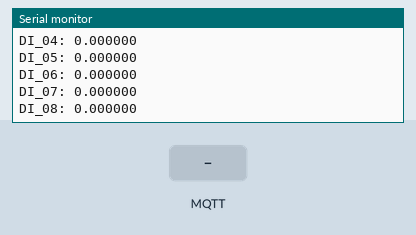
This sketch was run on a simulated ESP32. Parts: the last lines printed to the serial monitor. The test bench sets the inputs (shaded band). WiFi joins after 1.5 s; servers stay silent unless stated; no MQTT or app messages arrive unless stated.

Above: at 2.7 s.
2.8 s: MQTT message "1" arrives on the first subscribed topic
At 4.4 s:
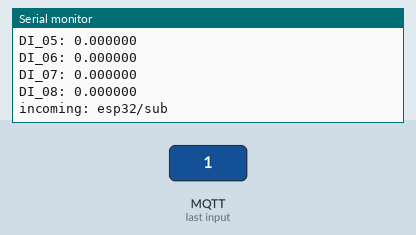
5.0 s: MQTT message "on" arrives on the first subscribed topic
At 6.4 s:
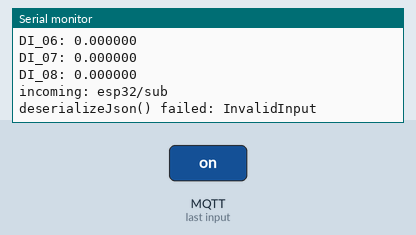
Timing chart, 0 to 8.0 s (numbered marks = the images above; inputs shaded):
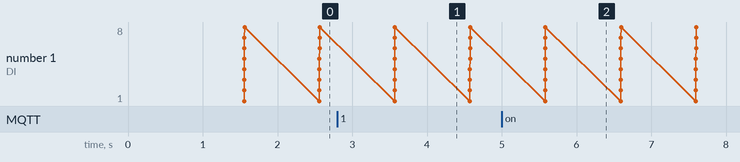

The sketch:

AWS_MQTT.ino
```cpp
#include "secrets.h"
#include <WiFiClientSecure.h>
#include <PubSubClient.h>
#include <ArduinoJson.h>
#include "WiFi.h"

#define AWS_IOT_PUBLISH_TOPIC "esp32/pub"
#define AWS_IOT_SUBSCRIBE_TOPIC "esp32/sub"

float DI[8];

WiFiClientSecure net = WiFiClientSecure();
PubSubClient client(net);

void connectWiFi() {
  WiFi.mode(WIFI_STA);
  WiFi.begin(WIFI_SSID, WIFI_PASSWORD);

  Serial.println("Connecting to Wi-Fi");

  while (WiFi.status() != WL_CONNECTED) {
    delay(500);
    Serial.print(".");
  }

  Serial.println("Wi-Fi connected");
}

void connectAWS() {
  // Configure WiFiClientSecure to use the AWS IoT device credentials
  net.setCACert(AWS_CERT_CA);
  net.setCertificate(AWS_CERT_CRT);
  net.setPrivateKey(AWS_CERT_PRIVATE);

  // Connect to the MQTT broker on the AWS endpoint we defined earlier
  client.setServer(AWS_IOT_ENDPOINT, 8883);

  // Create a message handler
  client.setCallback(messageHandler);

  Serial.println("Connecting to AWS IoT");

  while (!client.connect(THINGNAME)) {
    Serial.print(".");
    delay(100);
  }

  if (!client.connected()) {
    Serial.println("AWS IoT Timeout!");
    return;
  }

  // Subscribe to a topic
  client.subscribe(AWS_IOT_SUBSCRIBE_TOPIC);

  Serial.println("AWS IoT Connected!");
}

void ensureAWSConnection() {
  if (!client.connected()) {
    Serial.println("Reconnecting to AWS IoT");
    connectAWS();
  }
}

void publishMessage() {
  StaticJsonDocument<200> doc;
  doc["DI_01"] = DI[0];
  doc["DI_02"] = DI[1];
  doc["DI_03"] = DI[2];
  doc["DI_04"] = DI[3];
  doc["DI_05"] = DI[4];
  doc["DI_06"] = DI[5];
  doc["DI_07"] = DI[6];
  doc["DI_08"] = DI[7];
  doc["device_id"] = "ESP32";

  char jsonBuffer[512];
  serializeJson(doc, jsonBuffer);  // Serialize JSON document to buffer

  client.publish(AWS_IOT_PUBLISH_TOPIC, jsonBuffer);  // Publish message to topic
}

void messageHandler(char* topic, byte* payload, unsigned int length) {
  Serial.print("incoming: ");
  Serial.println(topic);

  StaticJsonDocument<200> doc;
  DeserializationError error = deserializeJson(doc, payload);

  if (error) {
    Serial.print("deserializeJson() failed: ");
    Serial.println(error.c_str());
    return;
  }

  const char* message = doc["message"];
  Serial.println(message);
}

void setup() {
  Serial.begin(115200);  // Initialize Serial Monitor
  connectWiFi();         // Connect to Wi-Fi
  connectAWS();          // Connect to AWS IoT
}

void loop() {
  for (uint8_t i = 0; i < 8; ++i) {
    // DI[i] = readFromWellPro();    // Uncomment and implement sensor reading function
    Serial.printf("DI_%02d: %f\n", i + 1, DI[i]);  // Format and print the string
  }

  publishMessage();  // Publish sensor data

  ensureAWSConnection();  // Ensure MQTT connection is maintained
  client.loop();          // Maintain MQTT connection
  delay(1000);            // Wait for 1 second
}
```

secrets.h
```cpp
#include <pgmspace.h>

#define SECRET
#define THINGNAME "ESP32_MQTT"

const char WIFI_SSID[] = "SSID";
const char WIFI_PASSWORD[] = "Password";
const char AWS_IOT_ENDPOINT[] = "a1rxjqrwt89eaj-ats.iot.eu-west-1.amazonaws.com";

// Amazon Root CA 1
static const char AWS_CERT_CA[] PROGMEM = R"EOF(
-----BEGIN CERTIFICATE-----
MIIDQTCCAimgAwIBAgITBmyfz5m/jAo54vB4ikPmljZbyjANBgkqhkiG9w0BAQsF
ADA5MQswCQYDVQQGEwJVUzEPMA0GA1UEChMGQW1hem9uMRkwFwYDVQQDExBBbWF6
b24gUm9vdCBDQSAxMB4XDTE1MDUyNjAwMDAwMFoXDTM4MDExNzAwMDAwMFowOTEL
MAkGA1UEBhMCVVMxDzANBgNVBAoTBkFtYXpvbjEZMBcGA1UEAxMQQW1hem9uIFJv
b3QgQ0EgMTCCASIwDQYJKoZIhvcNAQEBBQADggEPADCCAQoCggEBALJ4gHHKeNXj
ca9HgFB0fW7Y14h29Jlo91ghYPl0hAEvrAIthtOgQ3pOsqTQNroBvo3bSMgHFzZM
9O6II8c+6zf1tRn4SWiw3te5djgdYZ6k/oI2peVKVuRF4fn9tBb6dNqcmzU5L/qw
IFAGbHrQgLKm+a/sRxmPUDgH3KKHOVj4utWp+UhnMJbulHheb4mjUcAwhmahRWa6
VOujw5H5SNz/0egwLX0tdHA114gk957EWW67c4cX8jJGKLhD+rcdqsq08p8kDi1L
93FcXmn/6pUCyziKrlA4b9v7LWIbxcceVOF34GfID5yHI9Y/QCB/IIDEgEw+OyQm
jgSubJrIqg0CAwEAAaNCMEAwDwYDVR0TAQH/BAUwAwEB/zAOBgNVHQ8BAf8EBAMC
AYYwHQYDVR0OBBYEFIQYzIU07LwMlJQuCFmcx7IQTgoIMA0GCSqGSIb3DQEBCwUA
A4IBAQCY8jdaQZChGsV2USggNiMOruYou6r4lK5IpDB/G/wkjUu0yKGX9rbxenDI
U5PMCCjjmCXPI6T53iHTfIUJrU6adTrCC2qJeHZERxhlbI1Bjjt/msv0tadQ1wUs
N+gDS63pYaACbvXy8MWy7Vu33PqUXHeeE6V/Uq2V8viTO96LXFvKWlJbYK8U90vv
o/ufQJVtMVT8QtPHRh8jrdkPSHCa2XV4cdFyQzR1bldZwgJcJmApzyMZFo6IQ6XU
5MsI+yMRQ+hDKXJioaldXgjUkK642M4UwtBV8ob2xJNDd2ZhwLnoQdeXeGADbkpy
rqXRfboQnoZsG4q5WTP468SQvvG5
-----END CERTIFICATE-----
)EOF";

// Device Certificate                                               //change this
static const char AWS_CERT_CRT[] PROGMEM = R"KEY(
-----BEGIN CERTIFICATE-----
MIIDWTCCAkGgAwIBAgIUDyeXyxD3uc15U14GgL86D47DY38wDQYJKoZIhvcNAQEL
BQAwTTFLMEkGA1UECwxCQW1hem9uIFdlYiBTZXJ2aWNlcyBPPUFtYXpvbi5jb20g
SW5jLiBMPVNlYXR0bGUgU1Q9V2FzaGluZ3RvbiBDPVVTMB4XDTI0MDcyMjEzMDMx
M1oXDTQ5MTIzMTIzNTk1OVowHjEcMBoGA1UEAwwTQVdTIElvVCBDZXJ0aWZpY2F0
ZTCCASIwDQYJKoZIhvcNAQEBBQADggEPADCCAQoCggEBAOgBxL+0FGtlFmjeF8jW
2HuJ0qfUxeBSx5qTxfHZJOBIEllOQPYqDAL0bLILj35xUjjZKLaUf+M7xxiih0pW
xkH30HlynGHL5WDLg3c7wtvo85A37WngZx0zbqVXVnaq/uO57hWKttw3BKmFpgVd
SdiL+5i2NM63KE/y8j9vuy8Y6V8Nx8CD7uvsCyNfqbTdAdnU35Mo2FmrIOXEOgYC
hqfmrZfPrh0SrLaYUo4ggn5AlOrDjkVrSChvZ9NC9tNCd6hTqCycIudCJp2tXKC5
KI+b6oBNHwBd5l9npAV+3UUqHu74W29lDuc7w8You/HIIkr24rxgXbznCyW41ao7
AF0CAwEAAaNgMF4wHwYDVR0jBBgwFoAUFae6XlDVSJv/XMNf1oA/fYWctxswHQYD
VR0OBBYEFLNBmoGKlNXExmy0OsCK7dHKWkt7MAwGA1UdEwEB/wQCMAAwDgYDVR0P
AQH/BAQDAgeAMA0GCSqGSIb3DQEBCwUAA4IBAQBmEP0yiWKHLr3eAQ6/x1W5I2nz
7fJSFMhjRcwdxIrVpR4dko/ybmVbc0SRiSjFYnYcmyyeoOhdr+hQZVDTprMVYlnU
HS7xgOa8XMJ22+IJmjdlC9hE+9FgS+Kd4fKvDvtEYol7ZnwUTZLpI/V2DRbsXbKm
neJmP2UaaSiREDRz8hF0XC+F/Ce1RDO7pvgkawQrIOnCw5XoZ9O1OIEVG56nMbOc
njGnGTlj9HXOGaJXuxe7SQxjrBox0IqyenWJ6zO9e4kZbM+QvHGbZVo2m0wym9sO
hHiE+aWjIxjKESn8u0MB0lM60yI0Cfy59RSK20JFCwMKwlVdcG4+BzAtQdpU
-----END CERTIFICATE-----


)KEY";

// Device Private Key                                               //change this
static const char AWS_CERT_PRIVATE[] PROGMEM = R"KEY(
-----BEGIN RSA PRIVATE KEY-----
MIIEpAIBAAKCAQEA6AHEv7QUa2UWaN4XyNbYe4nSp9TF4FLHmpPF8dkk4EgSWU5A
9ioMAvRssguPfnFSONkotpR/4zvHGKKHSlbGQffQeXKcYcvlYMuDdzvC2+jzkDft
aeBnHTNupVdWdqr+47nuFYq23DcEqYWmBV1J2Iv7mLY0zrcoT/LyP2+7LxjpXw3H
wIPu6+wLI1+ptN0B2dTfkyjYWasg5cQ6BgKGp+atl8+uHRKstphSjiCCfkCU6sOO
RWtIKG9n00L200J3qFOoLJwi50Imna1coLkoj5vqgE0fAF3mX2ekBX7dRSoe7vhb
b2UO5zvDxii78cgiSvbivGBdvOcLJbjVqjsAXQIDAQABAoIBAQC8QxMgbERVkUXJ
+s5aDtzEAmaKAcI/8Ww/JsJtKcMeq90X0sQr/JqamzTIlVDvTY1my/CZl47fGVbJ
yrj1vcxLI4hrxHDZeta64OnhCwFn6XQbBwcD7zA9JcsXJ/Plf4QtzmY/3LvdnleO
KAE8QSL3MUAL/26Cf2Wa2o1wpH3EDGr3XOMIbaRFo6tvHvBlfw6j2PmNJDjjSeBE
X26AC+tuVsuyT/llHRf5M+YVbftx7Ju8Eqvd6UaA5lTtC/hnWKlBycMU0jTYqoUP
nqQ9pasz1Raepg4NKPNFflWpknaj+4CJnY7JVeZ35w33qQCl7zwhVi5SjZd8YOu+
ifx8v4ABAoGBAP/GU8ykZyLlP/80bjzYmlv3NItw1EnLPV/Nn74fdaC9RbOw4gDc
noMx/VJ3T0HCMFiDgh3YFsOo+NRpZzeFAbL/rb0VPrNUI3d+gRiJJc1m4gjYBisR
G/IsDryisQlroPRryz7ZNGgODCArKgvxGVHON8O9DJxq+A3sx3MDLthdAoGBAOg2
FP1McLBvxKFrJeEQe8cp7kSCAGuhJqCKu4w2XxeVn/v+3Uq3hFTZyrMF1XcwcUtS
reenSIT88kNy8U5qL/mAwXfzd3/jr/UazapCd6S+7425eAz4aKLG831slcsdhCNO
NsG06xVE6Zks2/MJIvPqFi0bpveNi9LOM7532kgBAoGAIbdEDqLRUaFEqWCA85Zd
6qeQjp0F7uBSq9FQMGC3QcQRbxlvAUwTvRmW2gsOMI3nj5NuUH7OqWYZvu5SA9iN
m8nmXhlx1XPO5Q6Q9+oESKo6O442afDsbSTvoGAV1DcS1YVsGlHJfbn0UT0/Yqma
e9UiNrQx+GCFaFiBBiEySKUCgYEAlKXyP8gMJ1YVGIP/xpiHtBIKff5+iGer03+b
2YEA1Jcqx+T6AheCddLJqFpmsRrom6A8xRtYGBHYgAb3pAvj1CNxNfk8GTlG7W+Q
Eprj/ilgLmh5CkyGpxUWz8aQCWtGqFcsREotZvsrUqvdzTGfF2dVdODLvJL23Ca2
BwqwSAECgYAHJ6Anrx2iPAiwmPl0I0dtJcXlG0Z2f6VszoSMriWp6nh0T7RNX4GK
62Yzykmav4jFXcTnDWIpoOcCHBcbKvoYDBQOBbhlCbJ52XeAq9/plutW1kvVHKRx
6AQ379Pe/kz2aWL4goYNxAtSQOrxsd389fk/ln1bsS5YBtJDFQkqtw==
-----END RSA PRIVATE KEY-----


)KEY";
```

Measured:
- after the input at 2.8 s, the serial monitor: prints a new line after 0.77 s (image 1)
- after the input at 5.0 s, the serial monitor: prints a new line after 0.59 s (image 2)
